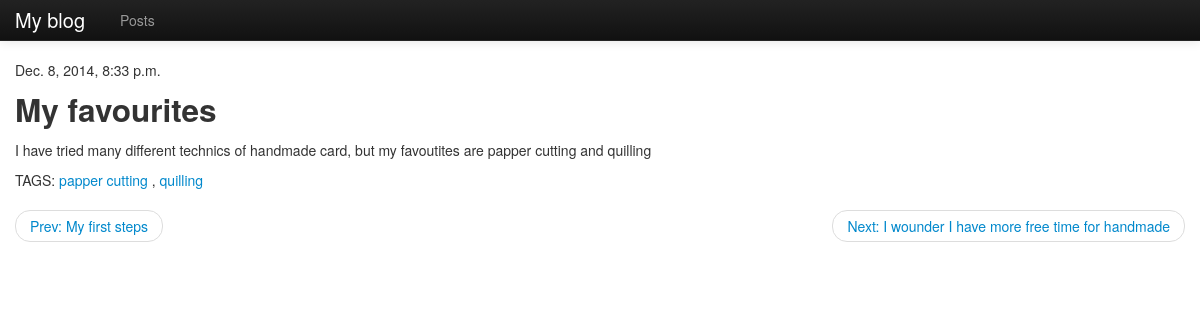
The app's page /blog/2/ with its own data.
### blog/models.py (models this page shows, shortened)
class Post(models.Model):
    title = models.CharField(max_length=255)
    datetime = models.DateTimeField(u'PostDate')
    content = models.TextField(max_length=10000)
    tag = models.ManyToManyField(Tag)
    def get_absolute_url(self):
        return "/blog/%i/" % self.id

class Tag(models.Model):
    name = models.CharField(max_length=50)

### blog/views.py (the view)
# urls.py: url(r'^(?P<pk>\d+)/$', PostDetailView.as_view()),
class PostDetailView(DetailView):
    model = Post

### blog/templates/blog/post_detail.html (shortened to what this page needs)
{% extends 'blog/base.html' %}
{% block content %}
<p>{{ post.datetime }}</p>
<h2>{{ post.title }}</h2>
<p>{{ post.content }}</p>
<div class="tags">TAGS:
    {% for tag in post.tag.all %}
    <a href="/blog/tag/{{ tag.id }}">{{ tag.name }}</a>
    {% if not forloop.last %}, {% endif %}
    {% endfor %}
</div>
    <ul class="pager">
      <li class="previous {% if not post.get_previous_by_datetime %} disabled {% endif %}">
          <a href="{{ post.get_previous_by_datetime.get_absolute_url }}">
            Prev: {{  post.get_previous_by_datetime.title }}
          </a>
      </li>
      <li class="next {% if not post.get_next_by_datetime %} disabled {% endif %}">
          <a href="{{ post.get_next_by_datetime.get_absolute_url }}">
             Next: {{ post.get_next_by_datetime.title }}
          </a>
      </li>
    </ul>
{% endblock %}

### blog/templates/blog/base.html (style rules this page uses)
body { padding-top: 60px; }

### records on screen
Post: datetime "Dec. 8, 2014, 8:33 p.m.", title "My favourites", content "I have tried many different technics of handmade card, but my favoutites are papper cutting and quilling", get_previous_by_datetime "My first steps", get_next_by_datetime "I wounder I have more free time for handmade"
Tag: name "papper cutting"
Tag: name "quilling"
